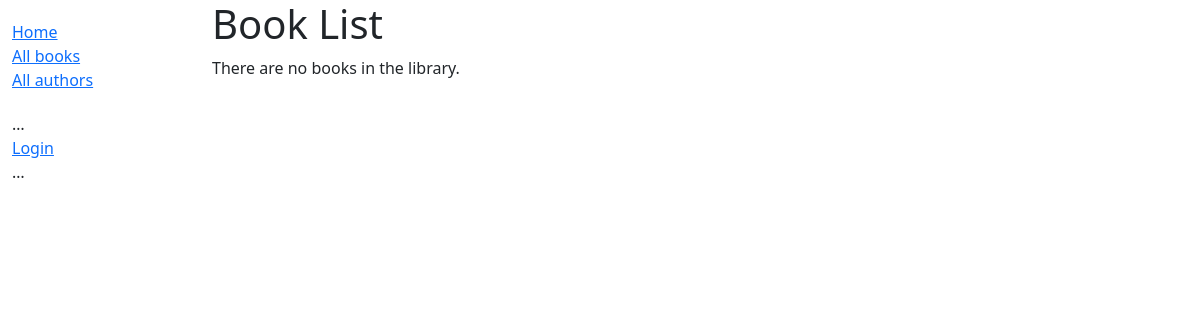
Before: /catalog/books/ with the older database file.
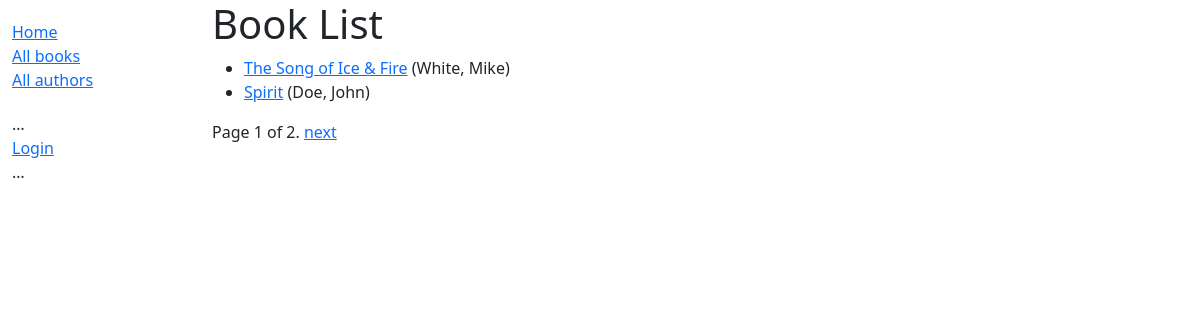
After: the same page with the newer database file.
### catalog/models.py (models this page shows, shortened)
class Book(models.Model):
    title = models.CharField(max_length=200)
    author = models.ForeignKey('Author', on_delete=models.RESTRICT, null=True)
    summary = models.TextField(
        max_length=1000, help_text="Enter a brief description of the book")
    isbn = models.CharField('ISBN', max_length=13,
                            unique=True,
                            help_text='13 Character <a href="https://www.isbn-international.org/content/what-isbn'
                                      '">ISBN number</a>')
    genre = models.ManyToManyField(
        Genre, help_text="Select a genre for this book")
    def get_absolute_url(self):
        return reverse('book-detail', args=[str(self.id)])
    def display_genre(self):
        return ', '.join(genre.name for genre in self.genre.all()[:3])
    display_genre.short_description = 'Genre'

class Author(models.Model):
    first_name = models.CharField(max_length=100)
    last_name = models.CharField(max_length=100)
    date_of_birth = models.DateField(null=True, blank=True)
    date_of_death = models.DateField('Died', null=True, blank=True)
    class Meta:
        ordering = ['last_name', 'first_name']
    def __str__(self):
        return f'{self.last_name}, {self.first_name}'
    class Meta:
        ordering = ['last_name']

### catalog/views.py (the view, shortened to what this page needs)
# urls.py: path('books/', views.BookListView.as_view(), name='books'),
class BookListView(generic.ListView):
    model = Book

### catalog/templates/catalog/book_list.html
{% extends "base_generic.html" %}
{% block content %}
  <h1>Book List</h1>
  {% if book_list %}
    <ul>
      {% for book in book_list %}
      <li>
        <a href="{{ book.get_absolute_url }}">{{ book.title }}</a>
        ({{book.author}})
      </li>
      {% endfor %}
    </ul>
  {% else %}
    <p>There are no books in the library.</p>
  {% endif %}
{% endblock %}

### catalog/templates/base_generic.html (shortened to what this page needs)
<!DOCTYPE html>
<html lang="en">
  <head>
    <link href="https://cdn.jsdelivr.net/npm/bootstrap@5.3.3/dist/css/bootstrap.min.css"
      rel="stylesheet"
>
    {% load static %}
    <link rel="stylesheet" href="{% static 'css/styles.css' %}" />
  </head>
  <body>
    <div class="container-fluid">
      <div class="row">
        <div class="col-sm-2">
          {% block sidebar %}
            <ul class="sidebar-nav">
              <li><a href="{% url 'index' %}">Home</a></li>
              <li><a href="{% url 'books' %}">All books</a></li>
              <li><a href="">All authors</a></li>
            </ul>
            <ul class="sidebar-nav">
              …
             {% if user.is_authenticated %}
               <li>User: {{ user.get_username }}</li>
               <li><a href="{% url 'my-borrowed' %}">My Borrowed</a></li>
               <li>
                 <form id="logout-form" method="post" action="{% url 'admin:logout' %}">
                   {% csrf_token %}
                   <button type="submit" class="btn btn-link">Logout</button>
                 </form>
               </li>
             {% else %}
               <li><a href="{% url 'login' %}?next={{ request.path }}">Login</a></li>
             {% endif %}
              …
            </ul>
          {% endblock %}
        </div>
        <div class="col-sm-10 ">
          {% block content %}{% endblock %}
          {% block pagination %}
            {% if is_paginated %}
              <div class="pagination">
                <span class="page-links">
                  <span class="page-current">
                    Page {{ page_obj.number }} of {{ page_obj.paginator.num_pages }}.
                  </span>
                  {% if page_obj.has_next %}
                    <a href="{{ request.path }}?page={{ page_obj.next_page_number }}">next</a>
                  {% endif %}
                </span>
              </div>
            {% endif %}
          {% endblock %}
        </div>
      </div>
    </div>
  </body>
</html>

### catalog/static/css/styles.css (style rules this page uses)
.sidebar-nav { margin-top: 20px; padding: 0; list-style: none; }

Changed rows visible on the page:
added Book: title "The Song of Ice & Fire", author "White, Mike"
added Book: title "Spirit", author "Doe, John"
Other visible differences:
{{ page_obj.number }}: (not shown) → "1"
{{ page_obj.paginator.num_pages }}: (not shown) → "2"
text no longer shown: "There are no books in the library."
text now shown: "Page of . next"
